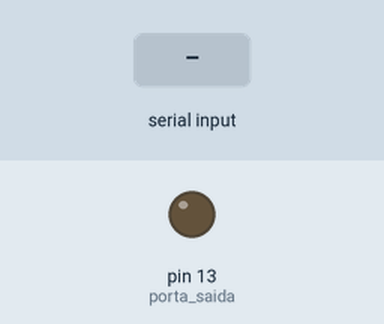
Simulated run of this sketch. Board: Arduino Uno, built with avr-gcc and run on an emulated ATmega328P. On the bench: output pins drawn as LEDs (lit = HIGH). The test bench sets the inputs (shaded band).

Above: at 1.2 s.
1.3 s: "L" received over Serial
At 2.1 s:
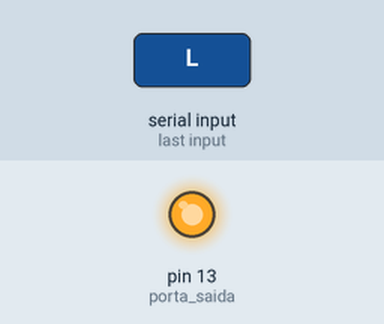
2.8 s: "D" received over Serial
At 3.2 s:
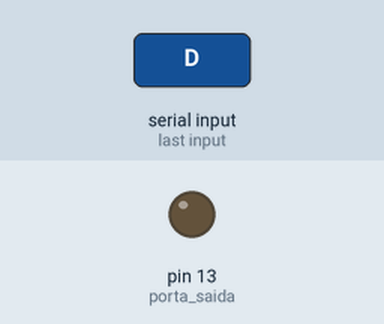
4.3 s: "l" received over Serial
At 5.6 s:
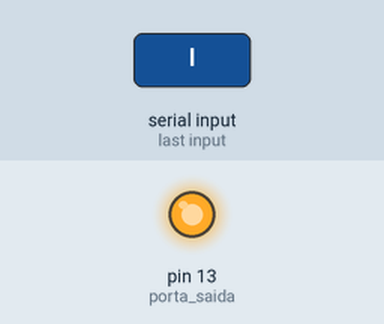
Timing chart, 0 to 7.3 s (numbered marks = the images above; inputs shaded):
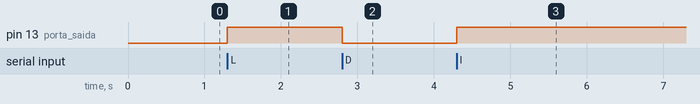

Measured:
- after the input at 1.3 s, pin 13 (porta_saida): LOW → HIGH at once
- after the input at 2.8 s, pin 13 (porta_saida): HIGH → LOW at once
- after the input at 4.3 s, pin 13 (porta_saida): LOW → HIGH at once

The sketch:

sketch_mar10a.ino
```cpp
void setup() {
  pinMode(13,OUTPUT);//porta saida
  Serial.begin(9600);//iniciando a comunicaçao serial


}

void loop() {
  if(Serial.available()>0) {
    char comando =  Serial.read();

    if (comando == 'L' || comando == 'l'){
      digitalWrite(13, HIGH); //ligar led
    }
    if (comando == 'D'  || comando == 'd'){
      digitalWrite(13, LOW);//desligar led
    }
  }

}
```
